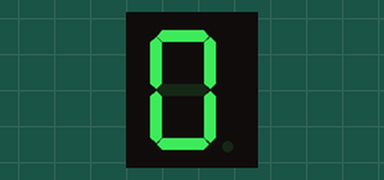
Simulated run of this sketch. Board: Arduino Uno, built with avr-gcc and run on an emulated ATmega328P. Shown: 1-digit seven-segment display. Wiring (inferred from the names in the program): 1-digit 7-segment display, segments lit when HIGH: segments pin 2, pin 3, pin 4, pin 5, pin 6, pin 7, pin 8, pin 9. The segment pins are drawn as the display they are named for.

Above: at 0.1 s.
At 1.1 s:
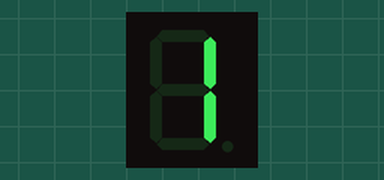
At 2.1 s:
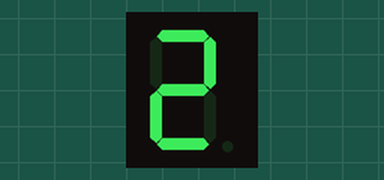
At 4.1 s:
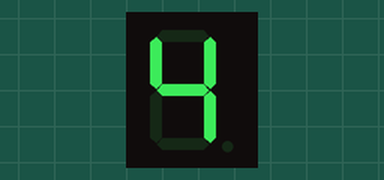
At 6.1 s:
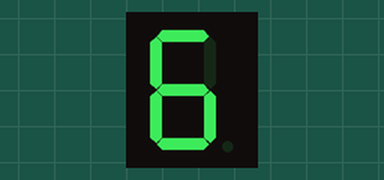
At 9.1 s:
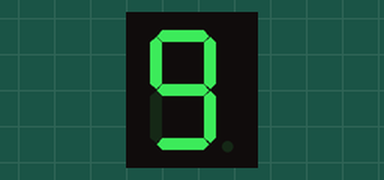

The sketch:

led_7_doan_don.ino
```cpp
// Khai báo chân
const int G = 8; // G= Arduino chân 8
const int F = 7; // F= Arduino chân 7
const int A = 2; // A = Arduino chân 2
const int B = 3; // B = Arduino chân 3
const int E = 6; // E = Arduino chân 6
const int D = 5; // D = Arduino chân 5
const int C = 4; // C = Arduino chân 4
const int dp = 9; // dp = Arduino chân 9
const int second = 1000; // thiết lập với mili giây, 1000 milliseconds = 1 second
const int digit = 10; // Số ký tự hiển thị 10 digits (0 - 9)
const int segment = 7; // Số thanh hiển thị trong LED (7)
// Định nghĩa những thanh( led đơn) sáng
byte digseg[digit][segment] = {
{ 1,1,1,1,1,1,0 }, // = 0
{ 0,1,1,0,0,0,0 }, // = 1
{ 1,1,0,1,1,0,1 }, // = 2
{ 1,1,1,1,0,0,1 }, // = 3
{ 0,1,1,0,0,1,1 }, // = 4
{ 1,0,1,1,0,1,1 }, // = 5
{ 1,0,1,1,1,1,1 }, // = 6
{ 1,1,1,0,0,0,0 }, // = 7
{ 1,1,1,1,1,1,1 }, // = 8
{ 1,1,1,1,0,1,1 } // = 9
};
void setup() {
// Định nghĩa chân xuất tín hiệu OUTPUT
pinMode(A, OUTPUT);
pinMode(B, OUTPUT);
pinMode(C, OUTPUT);
pinMode(D, OUTPUT);
pinMode(E, OUTPUT);
pinMode(F, OUTPUT);
pinMode(G, OUTPUT);
pinMode(dp, OUTPUT);
// Tắt dấu chấm
digitalWrite(dp, LOW);
}
// Loop through all 7 LED segments starting with pin 2
void writeDigit(byte digit)
{
byte pin = 2;
byte seg;
for (seg = 0; seg < 7; seg++)
{
digitalWrite(pin, digseg[digit][seg]);
pin++;
}
}
void loop()
{
byte digit;
for (digit=0; digit < 10; digit++)
{
writeDigit(digit);
delay(second);
}
delay(4*second);
}
```

Measured:
- by itself, everything shown: repeats every 14.0 s, in 10 steps
- what the display in image 1 shows lasts 1.0 s, from 1.0 s to 2.0 s
- what the display in image 5 shows lasts 5.0 s, from 9.0 s to 14.0 s
